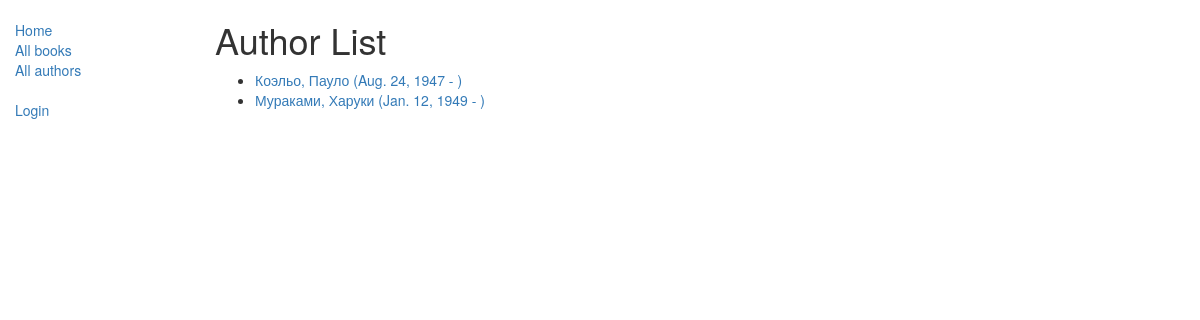
Screenshot of /catalog/authors/ with the database file from the repository.
### catalog/models.py (models this page shows, shortened)
class Author(models.Model):
    first_name = models.CharField(max_length=100)
    last_name = models.CharField(max_length=100)
    date_of_birth = models.DateField(null=True, blank=True)
    date_of_death = models.DateField('Died', null=True, blank=True)
    def get_absolute_url(self):
        return reverse('author-detail', args=[str(self.id)])

### catalog/views.py (the view)
# urls.py: path('authors/', views.AuthorListView.as_view(), name='authors'),
class AuthorListView(generic.ListView):
    model = Author

### catalog/templates/catalog/author_list.html
{% extends "base_generic.html" %}
{% block content %}
    <h1>Author List</h1>
    {% if author_list %}
    <ul>
      {% for author in author_list %}
      <li>
        <a href="{{ author.get_absolute_url }}">{{ author.last_name }}, {{ author.first_name }} ({{ author.date_of_birth }} - {% if author.date_of_death %}{{ author.date_of_death }}{% endif %})</a>
      </li>
      {% endfor %}
    </ul>
    {% else %}
      <p>There are no authors in the library.</p>
    {% endif %}
{% endblock %}

### rows the page displays
Author: last_name "Коэльо", first_name "Пауло", date_of_birth "Aug. 24, 1947"
Author: last_name "Мураками", first_name "Харуки", date_of_birth "Jan. 12, 1949"
